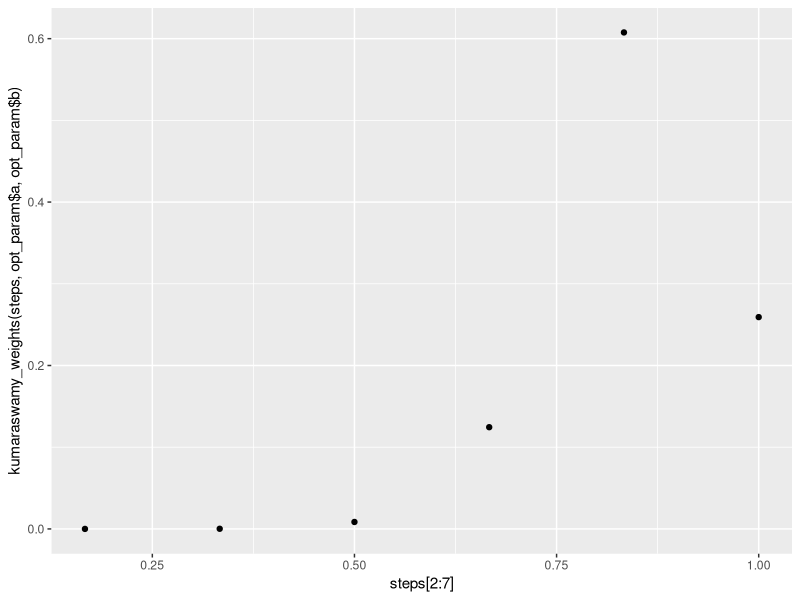

This chart was generated by the following R code: (Note: this script raises an error after producing the figure.)
library(tidyverse)
library(ggpubr)
library(ordinal)
library(optimx)
library(stats)
library(data.table)

#Here choose the csv, it can be with real p1204 or desired only
all_data <- read_csv("phase4_current_results_p1204.csv", col_types = "ffnnnnnnnnnnncc")
#Here choose for which data you want the model: 
#n<8 for all data, n==7 for only full weeks and n<7 for only unfull weeks
data_by_weeks_n <- all_data  %>% filter(n == 7)
#Here choose what content you want: 
#n < 26 for all content, n < 14 for nature only and n > 13 for slowmo only
data_by_weeks <- data_by_weeks_n %>% filter(n < 26)
#if you want to exclude some testers you can do this after this line

# Different classes of weighting functions ============================
kumaraswamy_weights <- function(steps, a, b){
  kum_weights <- rep(0, length(steps) - 1)
  for (i in 2:length(steps)){
    kum_weights[i-1] = (1 - steps[i-1]^a)^b - (1 - steps[i]^a)^b
  }
  return(kum_weights)
}

kum_par <- c(1,1, 0.6,1, 0.9,1, 1,0.5, 5,0.9, 0.5,0.5, 0.9,0.9, 5,5, 3,6, 2,6)
dim(kum_par) <- c(2, 10)
kum_par <- t(kum_par)
colnames(kum_par) <- c("a", "b")

f_mean <- function(x) {
  tmp <- x[,1]
  tmp[is.na(x[,1])] <- 0
  norm <- rep(1, nrow(x))
  norm[is.na(x[,1])] <- 0
  for (i in c(2:6)){
    tmp_norm <- rep(1, nrow(x))
    tmp_norm[is.na(x[,i])] <- 0
    norm <- norm + tmp_norm
    tmp_na <- x[,i]
    tmp_na[is.na(tmp_na)] <- 0
    tmp <- tmp + tmp_na
  }
  return(tmp / norm)
}

data_by_weeks$f_mean = f_mean(as.matrix(data_by_weeks[,c("mo", "tu", "we", "th", "fr", "sa")]))

data_by_weeks$os <- factor(data_by_weeks$q2, ordered = TRUE, 
                           levels = c(1, 2, 3, 4, 5))

steps <- c(0, 1/6, 2/6, 3/6, 4/6, 5/6, 6/6)

f_kum <- function(x, steps, a, b) {
  norm_vec <- t(replicate(nrow(x), kumaraswamy_weights(steps, a, b)))
  norm_vec[is.na(x)] <- 0
  rowSums(x * norm_vec, na.rm = TRUE) / rowSums(norm_vec)
}

objective_fun <- function(params, df, steps) {
  a <- params[1]
  b <- params[2]
  
  df$tmp <- f_kum(as.matrix(df[,c("mo", "tu", "we", "th", "fr", "sa")]), 
                  steps, a, b)
  
  model <- clm(os ~ tmp, data = df, family = "binomial")  
  
  return(AIC(model))  
}

best_AIC <- 10^9
opt_param <- 0
for (i in 1:nrow(kum_par)){
  init_params <- kum_par[i,]
  lower_bounds <- c(0.00001, 0.00001)
  opt_data <- data_by_weeks 
  
  opt_result <- optimx(init_params, objective_fun, method="L-BFGS-B", 
                       lower=lower_bounds, df = opt_data, steps = steps)
  
  best_params <- opt_result
  print(best_params)
  if (best_params$value < best_AIC)
  {
    best_AIC <- best_params$value
    opt_param <- best_params
  }
}

data_by_weeks$f_best_fun <- f_kum(as.matrix(
  data_by_weeks[,c("mo", "tu", "we", "th", "fr", "sa")]), 
  steps, opt_param$a, opt_param$b)
opt_model <- clm(os ~ f_best_fun, data = data_by_weeks, family = "binomial")
summary(opt_model)

ggplot(NULL, aes(steps[2:7], kumaraswamy_weights(steps, opt_param$a, opt_param$b))) + 
  geom_point()

# 1. Predict probabilities
new_data <- data.frame(f_best_fun = data_by_weeks$f_best_fun)
predicted_probs <- predict(opt_model, newdata = new_data, type = "prob")

# Convert predicted_probs from list to matrix
predicted_probs_matrix <- do.call(rbind, predicted_probs)

# Pre-allocate a matrix to store the samples
N <- 100
random_samples_matrix <- matrix(0, nrow = nrow(predicted_probs_matrix), ncol = N)

# Draw random levels based on predicted probabilities for each observation
for(i in 1:nrow(predicted_probs_matrix)) {
  random_samples_matrix[i, ] <- sample(1:ncol(predicted_probs_matrix), 
                                       size = N, 
                                       replace = TRUE, 
                                       prob = predicted_probs_matrix[i, ])
}

tmp_data <- data_by_weeks[,c("mo", "tu", "we", "th", "fr", "sa", "q2")]
n_steps <- length(steps) - 1
points_bootstrap <- matrix(0, nrow = n_steps*ncol(random_samples_matrix), ncol = 3)
for(i in 1:ncol(random_samples_matrix)) {
  tmp_data$q2 <- random_samples_matrix[ ,i]
  tmp_data$os <- factor(tmp_data$q2, ordered = TRUE, levels = c(1, 2, 3, 4, 5))
  init_params <- kum_par[3,] # uniform distribution
  lower_bounds <- c(0.00001, 0.00001)
  opt_result <- optimx(init_params, objective_fun, method="L-BFGS-B", 
                       lower=lower_bounds, df = tmp_data, steps = steps)
  # TODO protect against estimation error
  if (opt_result$kkt1 == TRUE & opt_result$kkt2 == TRUE) {
    print(kumaraswamy_weights(steps, opt_result$a, opt_result$b))
    points_bootstrap[((i - 1)*n_steps + 1):(i*n_steps), 1] = i
    points_bootstrap[((i - 1)*n_steps + 1):(i*n_steps), 2] = steps[2:(n_steps + 1)]
    points_bootstrap[((i - 1)*n_steps + 1):(i*n_steps), 3] = kumaraswamy_weights(steps, opt_result$a, opt_result$b)
  }
  else {
    points_bootstrap[((i - 1)*n_steps + 1):(i*n_steps), 1] = i
    points_bootstrap[((i - 1)*n_steps + 1):(i*n_steps), 2] = steps[2:(n_steps + 1)]
    points_bootstrap[((i - 1)*n_steps + 1):(i*n_steps), 3] = NA
    
  }

}
points_bootstrap <- na.omit(points_bootstrap)
bootstrap_data <- tibble(rep = points_bootstrap[ ,1], step = points_bootstrap[ ,2], weight = points_bootstrap[ ,3])
ggplot(bootstrap_data, aes(step, weight)) + geom_point(alpha = 0.1)

bootstrap_data$get_in <- 1
# this piece is wrong, we need to remove max and min for each step until we get less than 95% of all samples
# czyli tutaj trzeba zrobić to samo ale tylko dla stepów o tej samej wartosci
bootstrap_data %<>%
  filter(get_in == 1) %>%
  group_by(step) %>%
  mutate(abs_dif = abs(weight - mean(weight))) %>%
  ungroup()

desired_length <- nrow(bootstrap_data) * 0.95
setDT(bootstrap_data)

while (nrow(bootstrap_data) > desired_length) {
  # Filter by get_in, compute abs_dif and remove rows with max abs_dif rep
  bootstrap_data <- bootstrap_data[get_in == 1]
  bootstrap_data[, abs_dif := abs(weight - mean(weight)), by = step]
  
  reps_with_max_abs_dif <- bootstrap_data[abs_dif == max(abs_dif), unique(rep)]
  bootstrap_data[rep %in% reps_with_max_abs_dif, get_in := 0]
}

# If you need the result as a data.frame
bootstrap_data <- as.data.frame(bootstrap_data)
ggplot(bootstrap_data, aes(step, weight, group = rep)) + geom_point(size = 1, alpha = 0.03)
ggplot(bootstrap_data, aes(step, weight, group = rep)) + geom_line(size = 1, alpha = 0.03)



glz_data <- all_data %>%
  filter(n == 7)
glz_data$os <- factor(glz_data$q2, ordered = TRUE,levels = c(1, 2, 3, 4, 5))
model <- clm(os ~ mo + tu + we + th + fr + sa, data = glz_data, family = "binomial")  
AIC(model)
summary(model)

glz_data %<>%
  mutate(motu = (mo + tu)/2) %>%
  mutate(weth = (we + th)/2) %>%
  mutate(frsa = (fr + sa)/2)
model <- clm(os ~ motu + weth + frsa, data = glz_data, family = "binomial")  
AIC(model)
summary(model)
